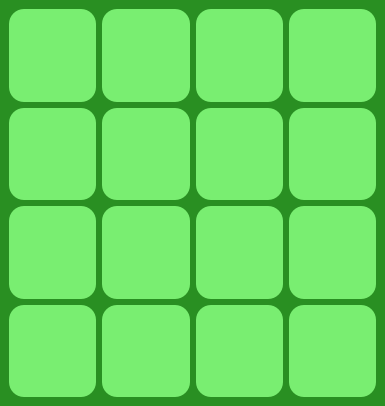
<?xml version="1.0" encoding="UTF-8"?>
<ui version="4.0">
 <class>MainWindow</class>
 <widget class="QMainWindow" name="MainWindow">
  <property name="geometry">
   <rect>
    <x>0</x>
    <y>0</y>
    <width>385</width>
    <height>406</height>
   </rect>
  </property>
  <property name="sizePolicy">
   <sizepolicy hsizetype="Expanding" vsizetype="Expanding">
    <horstretch>0</horstretch>
    <verstretch>0</verstretch>
   </sizepolicy>
  </property>
  <property name="windowTitle">
   <string>MainWindow</string>
  </property>
  <property name="styleSheet">
   <string notr="true">background-color: rgb(41, 143, 34);</string>
  </property>
  <widget class="QWidget" name="centralwidget">
   <layout class="QGridLayout" name="gridLayout">
    <item row="5" column="2">
     <widget class="QPushButton" name="btn_14">
      <property name="sizePolicy">
       <sizepolicy hsizetype="Expanding" vsizetype="Expanding">
        <horstretch>0</horstretch>
        <verstretch>0</verstretch>
       </sizepolicy>
      </property>
      <property name="font">
       <font>
        <pointsize>16</pointsize>
       </font>
      </property>
      <property name="styleSheet">
       <string notr="true">background-color: rgb(121, 238, 113);
color: rgb(0, 0, 0);
border-radius: 15px;</string>
      </property>
      <property name="text">
       <string/>
      </property>
     </widget>
    </item>
    <item row="0" column="6">
     <widget class="QPushButton" name="btn_4">
      <property name="sizePolicy">
       <sizepolicy hsizetype="Expanding" vsizetype="Expanding">
        <horstretch>0</horstretch>
        <verstretch>0</verstretch>
       </sizepolicy>
      </property>
      <property name="font">
       <font>
        <pointsize>16</pointsize>
       </font>
      </property>
      <property name="styleSheet">
       <string notr="true">background-color: rgb(121, 238, 113);
color: rgb(0, 0, 0);
border-radius: 15px;</string>
      </property>
      <property name="text">
       <string/>
      </property>
     </widget>
    </item>
    <item row="1" column="4">
     <widget class="QPushButton" name="btn_7">
      <property name="sizePolicy">
       <sizepolicy hsizetype="Expanding" vsizetype="Expanding">
        <horstretch>0</horstretch>
        <verstretch>0</verstretch>
       </sizepolicy>
      </property>
      <property name="font">
       <font>
        <pointsize>16</pointsize>
       </font>
      </property>
      <property name="styleSheet">
       <string notr="true">background-color: rgb(121, 238, 113);
color: rgb(0, 0, 0);
border-radius: 15px;</string>
      </property>
      <property name="text">
       <string/>
      </property>
     </widget>
    </item>
    <item row="5" column="4">
     <widget class="QPushButton" name="btn_15">
      <property name="sizePolicy">
       <sizepolicy hsizetype="Expanding" vsizetype="Expanding">
        <horstretch>0</horstretch>
        <verstretch>0</verstretch>
       </sizepolicy>
      </property>
      <property name="font">
       <font>
        <pointsize>16</pointsize>
       </font>
      </property>
      <property name="styleSheet">
       <string notr="true">background-color: rgb(121, 238, 113);
color: rgb(0, 0, 0);
border-radius: 15px;</string>
      </property>
      <property name="text">
       <string/>
      </property>
     </widget>
    </item>
    <item row="1" column="6">
     <widget class="QPushButton" name="btn_8">
      <property name="sizePolicy">
       <sizepolicy hsizetype="Expanding" vsizetype="Expanding">
        <horstretch>0</horstretch>
        <verstretch>0</verstretch>
       </sizepolicy>
      </property>
      <property name="font">
       <font>
        <pointsize>16</pointsize>
       </font>
      </property>
      <property name="styleSheet">
       <string notr="true">background-color: rgb(121, 238, 113);
color: rgb(0, 0, 0);
border-radius: 15px;</string>
      </property>
      <property name="text">
       <string/>
      </property>
     </widget>
    </item>
    <item row="2" column="2">
     <widget class="QPushButton" name="btn_10">
      <property name="sizePolicy">
       <sizepolicy hsizetype="Expanding" vsizetype="Expanding">
        <horstretch>0</horstretch>
        <verstretch>0</verstretch>
       </sizepolicy>
      </property>
      <property name="font">
       <font>
        <pointsize>16</pointsize>
       </font>
      </property>
      <property name="styleSheet">
       <string notr="true">background-color: rgb(121, 238, 113);
color: rgb(0, 0, 0);
border-radius: 15px;</string>
      </property>
      <property name="text">
       <string/>
      </property>
     </widget>
    </item>
    <item row="1" column="1">
     <widget class="QPushButton" name="btn_5">
      <property name="sizePolicy">
       <sizepolicy hsizetype="Expanding" vsizetype="Expanding">
        <horstretch>0</horstretch>
        <verstretch>0</verstretch>
       </sizepolicy>
      </property>
      <property name="font">
       <font>
        <pointsize>16</pointsize>
       </font>
      </property>
      <property name="styleSheet">
       <string notr="true">background-color: rgb(121, 238, 113);
color: rgb(0, 0, 0);
border-radius: 15px;</string>
      </property>
      <property name="text">
       <string/>
      </property>
     </widget>
    </item>
    <item row="0" column="4">
     <widget class="QPushButton" name="btn_3">
      <property name="sizePolicy">
       <sizepolicy hsizetype="Expanding" vsizetype="Expanding">
        <horstretch>0</horstretch>
        <verstretch>0</verstretch>
       </sizepolicy>
      </property>
      <property name="font">
       <font>
        <pointsize>16</pointsize>
       </font>
      </property>
      <property name="styleSheet">
       <string notr="true">background-color: rgb(121, 238, 113);
color: rgb(0, 0, 0);
border-radius: 15px;</string>
      </property>
      <property name="text">
       <string/>
      </property>
     </widget>
    </item>
    <item row="0" column="2">
     <widget class="QPushButton" name="btn_2">
      <property name="sizePolicy">
       <sizepolicy hsizetype="Expanding" vsizetype="Expanding">
        <horstretch>0</horstretch>
        <verstretch>0</verstretch>
       </sizepolicy>
      </property>
      <property name="font">
       <font>
        <pointsize>16</pointsize>
       </font>
      </property>
      <property name="styleSheet">
       <string notr="true">background-color: rgb(121, 238, 113);
color: rgb(0, 0, 0);
border-radius: 15px;</string>
      </property>
      <property name="text">
       <string/>
      </property>
     </widget>
    </item>
    <item row="1" column="2">
     <widget class="QPushButton" name="btn_6">
      <property name="sizePolicy">
       <sizepolicy hsizetype="Expanding" vsizetype="Expanding">
        <horstretch>0</horstretch>
        <verstretch>0</verstretch>
       </sizepolicy>
      </property>
      <property name="font">
       <font>
        <pointsize>16</pointsize>
       </font>
      </property>
      <property name="styleSheet">
       <string notr="true">background-color: rgb(121, 238, 113);
color: rgb(0, 0, 0);
border-radius: 15px;</string>
      </property>
      <property name="text">
       <string/>
      </property>
     </widget>
    </item>
    <item row="2" column="4">
     <widget class="QPushButton" name="btn_11">
      <property name="sizePolicy">
       <sizepolicy hsizetype="Expanding" vsizetype="Expanding">
        <horstretch>0</horstretch>
        <verstretch>0</verstretch>
       </sizepolicy>
      </property>
      <property name="font">
       <font>
        <pointsize>16</pointsize>
       </font>
      </property>
      <property name="styleSheet">
       <string notr="true">background-color: rgb(121, 238, 113);
color: rgb(0, 0, 0);
border-radius: 15px;</string>
      </property>
      <property name="text">
       <string/>
      </property>
     </widget>
    </item>
    <item row="5" column="1">
     <widget class="QPushButton" name="btn_13">
      <property name="sizePolicy">
       <sizepolicy hsizetype="Expanding" vsizetype="Expanding">
        <horstretch>0</horstretch>
        <verstretch>0</verstretch>
       </sizepolicy>
      </property>
      <property name="font">
       <font>
        <pointsize>16</pointsize>
       </font>
      </property>
      <property name="styleSheet">
       <string notr="true">background-color: rgb(121, 238, 113);
color: rgb(0, 0, 0);
border-radius: 15px;</string>
      </property>
      <property name="text">
       <string/>
      </property>
     </widget>
    </item>
    <item row="5" column="6">
     <widget class="QPushButton" name="btn_16">
      <property name="sizePolicy">
       <sizepolicy hsizetype="Expanding" vsizetype="Expanding">
        <horstretch>0</horstretch>
        <verstretch>0</verstretch>
       </sizepolicy>
      </property>
      <property name="font">
       <font>
        <pointsize>16</pointsize>
       </font>
      </property>
      <property name="styleSheet">
       <string notr="true">background-color: rgb(121, 238, 113);
color: rgb(0, 0, 0);
border-radius: 15px;</string>
      </property>
      <property name="text">
       <string/>
      </property>
     </widget>
    </item>
    <item row="2" column="1">
     <widget class="QPushButton" name="btn_9">
      <property name="sizePolicy">
       <sizepolicy hsizetype="Expanding" vsizetype="Expanding">
        <horstretch>0</horstretch>
        <verstretch>0</verstretch>
       </sizepolicy>
      </property>
      <property name="font">
       <font>
        <pointsize>16</pointsize>
       </font>
      </property>
      <property name="styleSheet">
       <string notr="true">background-color: rgb(121, 238, 113);
color: rgb(0, 0, 0);
border-radius: 15px;</string>
      </property>
      <property name="text">
       <string/>
      </property>
     </widget>
    </item>
    <item row="0" column="1">
     <widget class="QPushButton" name="btn_1">
      <property name="sizePolicy">
       <sizepolicy hsizetype="Expanding" vsizetype="Expanding">
        <horstretch>0</horstretch>
        <verstretch>0</verstretch>
       </sizepolicy>
      </property>
      <property name="font">
       <font>
        <pointsize>16</pointsize>
       </font>
      </property>
      <property name="styleSheet">
       <string notr="true">background-color: rgb(121, 238, 113);
color: rgb(0, 0, 0);
border-radius: 15px;</string>
      </property>
      <property name="text">
       <string/>
      </property>
     </widget>
    </item>
    <item row="2" column="6">
     <widget class="QPushButton" name="btn_12">
      <property name="sizePolicy">
       <sizepolicy hsizetype="Expanding" vsizetype="Expanding">
        <horstretch>0</horstretch>
        <verstretch>0</verstretch>
       </sizepolicy>
      </property>
      <property name="font">
       <font>
        <pointsize>16</pointsize>
       </font>
      </property>
      <property name="styleSheet">
       <string notr="true">background-color: rgb(121, 238, 113);
color: rgb(0, 0, 0);
border-radius: 15px;</string>
      </property>
      <property name="text">
       <string/>
      </property>
     </widget>
    </item>
   </layout>
  </widget>
 </widget>
 <resources/>
 <connections/>
</ui>
